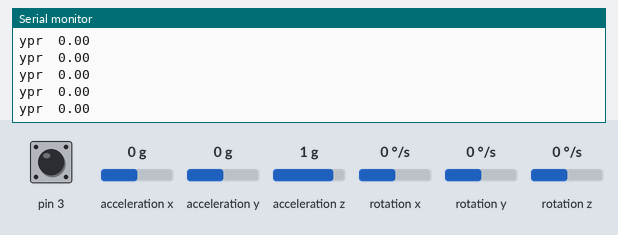
Bench run of a sketch on a simulated Arduino Leonardo, built with avr-gcc and run on an emulated ATmega32U4. Parts: the last lines printed to the serial monitor. Inputs (shaded band) come from the test bench; at power-on: rotation z 0 °/s, pin 3 HIGH, acceleration x 0 g, acceleration y 0 g, acceleration z 1 g, rotation x 0 °/s, rotation y 0 °/s. The sensor or clock chip raises its interrupt line as the real part does.

Above: at 1.7 s.
1.8 s: rotation z set to -192 °/s
At 2.6 s:
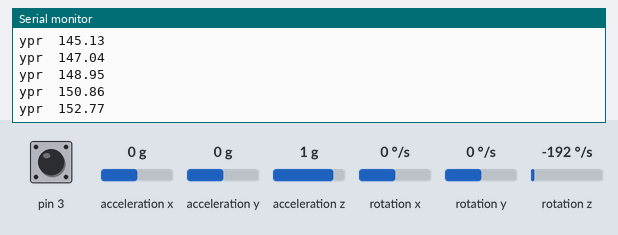
3.3 s: pin 3 pulled LOW for 0.15 s
4.9 s: acceleration x set to -1.4 g
At 5.4 s:
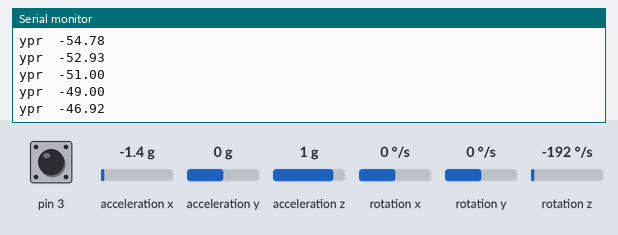
6.4 s: pin 3 pulled LOW for 1 s
8.9 s: acceleration y set to -1.4 g
At 9.4 s:
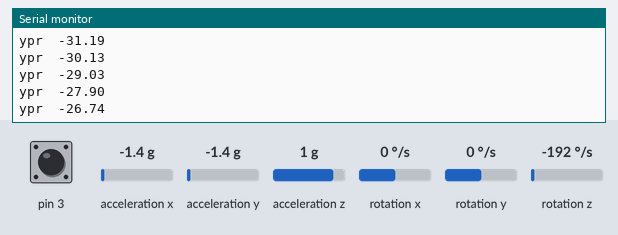
10.4 s: acceleration z set to -1.4 g
At 11.1 s:
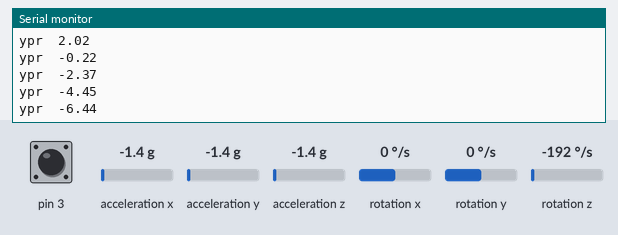
Timing chart, 0 to 12.9 s (numbered marks = the images above; inputs shaded):
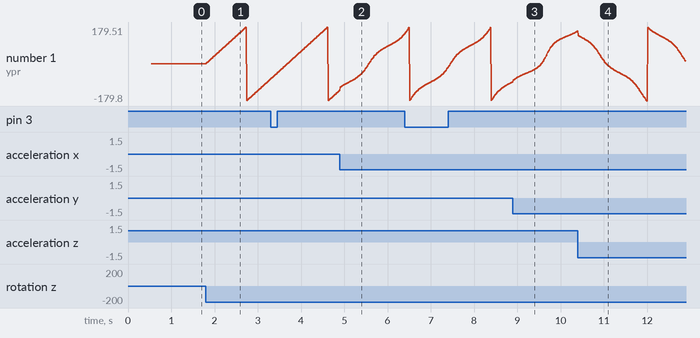

The sketch:

gyro.ino
```cpp
// I2C device class (I2Cdev) demonstration Arduino sketch for MPU6050 class using DMP (MotionApps v2.0)
// 6/21/2012 by Jeff Rowberg <jeff@rowberg.net>
// Updates should (hopefully) always be available at https://github.com/jrowberg/i2cdevlib
//
// Changelog:
//      2013-05-08 - added seamless Fastwire support
//                 - added note about gyro calibration
//      2012-06-21 - added note about Arduino 1.0.1 + Leonardo compatibility error
//      2012-06-20 - improved FIFO overflow handling and simplified read process
//      2012-06-19 - completely rearranged DMP initialization code and simplification
//      2012-06-13 - pull gyro and accel data from FIFO packet instead of reading directly
//      2012-06-09 - fix broken FIFO read sequence and change interrupt detection to RISING
//      2012-06-05 - add gravity-compensated initial reference frame acceleration output
//                 - add 3D math helper file to DMP6 example sketch
//                 - add Euler output and Yaw/Pitch/Roll output formats
//      2012-06-04 - remove accel offset clearing for better results (thanks Sungon Lee)
//      2012-06-01 - fixed gyro sensitivity to be 2000 deg/sec instead of 250
//      2012-05-30 - basic DMP initialization working

/* ============================================
I2Cdev device library code is placed under the MIT license
Copyright (c) 2012 Jeff Rowberg

Permission is hereby granted, free of charge, to any person obtaining a copy
of this software and associated documentation files (the "Software"), to deal
in the Software without restriction, including without limitation the rights
to use, copy, modify, merge, publish, distribute, sublicense, and/or sell
copies of the Software, and to permit persons to whom the Software is
furnished to do so, subject to the following conditions:

The above copyright notice and this permission notice shall be included in
all copies or substantial portions of the Software.

THE SOFTWARE IS PROVIDED "AS IS", WITHOUT WARRANTY OF ANY KIND, EXPRESS OR
IMPLIED, INCLUDING BUT NOT LIMITED TO THE WARRANTIES OF MERCHANTABILITY,
FITNESS FOR A PARTICULAR PURPOSE AND NONINFRINGEMENT. IN NO EVENT SHALL THE
AUTHORS OR COPYRIGHT HOLDERS BE LIABLE FOR ANY CLAIM, DAMAGES OR OTHER
LIABILITY, WHETHER IN AN ACTION OF CONTRACT, TORT OR OTHERWISE, ARISING FROM,
OUT OF OR IN CONNECTION WITH THE SOFTWARE OR THE USE OR OTHER DEALINGS IN
THE SOFTWARE.
===============================================
*/

// I2Cdev and MPU6050 must be installed as libraries, or else the .cpp/.h files
// for both classes must be in the include path of your project
#include <MPU6050_6Axis_MotionApps20.h>
#include <I2Cdev.h>
#include <Wire.h>

// #include "MPU6050_6Axis_MotionApps20.h"
//#include "MPU6050.h" // not necessary if using MotionApps include file

// Arduino Wire library is required if I2Cdev I2CDEV_ARDUINO_WIRE implementation
// is used in I2Cdev.h
//#if I2CDEV_IMPLEMENTATION == I2CDEV_ARDUINO_WIRE
//    #include "Wire.h"
//#endif

// class default I2C address is 0x68
// specific I2C addresses may be passed as a parameter here
// AD0 low = 0x68 (default for SparkFun breakout and InvenSense evaluation board)
// AD0 high = 0x69
MPU6050 mpu;
//MPU6050 mpu(0x69); // <-- use for AD0 high

/* =========================================================================
   NOTE: In addition to connection 3.3v, GND, SDA, and SCL, this sketch
   depends on the MPU-6050's INT pin being connected to the Arduino's
   external interrupt #0 pin. On the Arduino Uno and Mega 2560, this is
   digital I/O pin 2.
 * ========================================================================= */

/* =========================================================================
   NOTE: Arduino v1.0.1 with the Leonardo board generates a compile error
   when using Serial.write(buf, len). The Teapot output uses this method.
   The solution requires a modification to the Arduino USBAPI.h file, which
   is fortunately simple, but annoying. This will be fixed in the next IDE
   release. For more info, see these links:

   http://arduino.cc/forum/index.php/topic,109987.0.html
   http://code.google.com/p/arduino/issues/detail?id=958
 * ========================================================================= */


// uncomment "OUTPUT_READABLE_QUATERNION" if you want to see the actual
// quaternion components in a [w, x, y, z] format (not best for parsing
// on a remote host such as Processing or something though)
//#define OUTPUT_READABLE_QUATERNION

// uncomment "OUTPUT_READABLE_EULER" if you want to see Euler angles
// (in degrees) calculated from the quaternions coming from the FIFO.
// Note that Euler angles suffer from gimbal lock (for more info, see
// http://en.wikipedia.org/wiki/Gimbal_lock)
//#define OUTPUT_READABLE_EULER

// uncomment "OUTPUT_READABLE_YAWPITCHROLL" if you want to see the yaw/
// pitch/roll angles (in degrees) calculated from the quaternions coming
// from the FIFO. Note this also requires gravity vector calculations.
// Also note that yaw/pitch/roll angles suffer from gimbal lock (for
// more info, see: http://en.wikipedia.org/wiki/Gimbal_lock)
#define OUTPUT_READABLE_YAWPITCHROLL

// uncomment "OUTPUT_READABLE_REALACCEL" if you want to see acceleration
// components with gravity removed. This acceleration reference frame is
// not compensated for orientation, so +X is always +X according to the
// sensor, just without the effects of gravity. If you want acceleration
// compensated for orientation, us OUTPUT_READABLE_WORLDACCEL instead.
//#define OUTPUT_READABLE_REALACCEL

// uncomment "OUTPUT_READABLE_WORLDACCEL" if you want to see acceleration
// components with gravity removed and adjusted for the world frame of
// reference (yaw is relative to initial orientation, since no magnetometer
// is present in this case). Could be quite handy in some cases.
//#define OUTPUT_READABLE_WORLDACCEL

// uncomment "OUTPUT_TEAPOT" if you want output that matches the
// format used for the InvenSense teapot demo
//#define OUTPUT_TEAPOT


//#define LED_PIN 13 // (Arduino is 13, Teensy is 11, Teensy++ is 6)

/////////////////////////////////////////////////////////////////////////////////////////////////////////////////////////////////
// We will send this data to our PIC controller
/////////////////////////////////////////////////////////////////////////////////////////////////////////////////////////////////

bool blinkState = false;

// MPU control/status vars
bool dmpReady = false;  // set true if DMP init was successful
uint8_t mpuIntStatus;   // holds actual interrupt status byte from MPU
uint8_t devStatus;      // return status after each device operation (0 = success, !0 = error)
uint16_t packetSize;    // expected DMP packet size (default is 42 bytes)
uint16_t fifoCount;     // count of all bytes currently in FIFO
uint8_t fifoBuffer[64]; // FIFO storage buffer

// orientation/motion vars
Quaternion q;           // [w, x, y, z]         quaternion container
VectorInt16 aa;         // [x, y, z]            accel sensor measurements
VectorInt16 aaReal;     // [x, y, z]            gravity-free accel sensor measurements
VectorInt16 aaWorld;    // [x, y, z]            world-frame accel sensor measurements
VectorFloat gravity;    // [x, y, z]            gravity vector
float euler[3];         // [psi, theta, phi]    Euler angle container
float ypr[3];           // [yaw, pitch, roll]   yaw/pitch/roll container and gravity vector

// packet structure for InvenSense teapot demo
uint8_t teapotPacket[14] = { '$', 0x02, 0,0, 0,0, 0,0, 0,0, 0x00, 0x00, '\r', '\n' };


// ================================================================
// ===               INTERRUPT DETECTION ROUTINE                ===
// ================================================================

volatile bool mpuInterrupt = false;     // indicates whether MPU interrupt pin has gone high
void dmpDataReady() {
    mpuInterrupt = true;
}


// ================================================================
// ===                      INITIAL SETUP                       ===
// ================================================================

void setup() {
    // join I2C bus (I2Cdev library doesn't do this automatically)
    #if I2CDEV_IMPLEMENTATION == I2CDEV_ARDUINO_WIRE
        Wire.begin();
        TWBR = 24; // 400kHz I2C clock (200kHz if CPU is 8MHz)
    #elif I2CDEV_IMPLEMENTATION == I2CDEV_BUILTIN_FASTWIRE
        Fastwire::setup(400, true);
    #endif

    // initialize serial communication
    // (115200 chosen because it is required for Teapot Demo output, but it's
    // really up to you depending on your project)
    Serial.begin(115200);
    while (!Serial); // wait for Leonardo enumeration, others continue immediately

    // NOTE: 8MHz or slower host processors, like the Teensy @ 3.3v or Ardunio
    // Pro Mini running at 3.3v, cannot handle this baud rate reliably due to
    // the baud timing being too misaligned with processor ticks. You must use
    // 38400 or slower in these cases, or use some kind of external separate
    // crystal solution for the UART timer.

    // initialize device
    Serial.println(F("Initializing I2C devices..."));
    mpu.initialize();

    // verify connection
    Serial.println(F("Testing device connections..."));
    Serial.println(mpu.testConnection() ? F("MPU6050 connection successful") : F("MPU6050 connection failed"));

    // wait for ready
    Serial.println(F("\nSend any character to begin DMP programming and demo: "));

    // I did this/////////////////////////////////////////////////////////////////////////////////////////////////////////////////////////////
    //while (Serial.available() && Serial.read()); // empty buffer
    //while (!Serial.available());                 // wait for data
    //while (Serial.available() && Serial.read()); // empty buffer again

    // load and configure the DMP
    Serial.println(F("Initializing DMP..."));
    devStatus = mpu.dmpInitialize();

    // supply your own gyro offsets here, scaled for min sensitivity
    mpu.setXGyroOffset(220);
    mpu.setYGyroOffset(76);
    mpu.setZGyroOffset(-85);
    mpu.setZAccelOffset(1788); // 1688 factory default for my test chip

    // make sure it worked (returns 0 if so)
    if (devStatus == 0) {
        // turn on the DMP, now that it's ready
        Serial.println(F("Enabling DMP..."));
        mpu.setDMPEnabled(true);

        // enable Arduino interrupt detection
        Serial.println(F("Enabling interrupt detection (Arduino external interrupt 0)..."));
        attachInterrupt(0, dmpDataReady, RISING);
        mpuIntStatus = mpu.getIntStatus();

        // set our DMP Ready flag so the main loop() function knows it's okay to use it
        Serial.println(F("DMP ready! Waiting for first interrupt..."));
        dmpReady = true;

        // get expected DMP packet size for later comparison
        packetSize = mpu.dmpGetFIFOPacketSize();
    } else {
        // ERROR!
        // 1 = initial memory load failed
        // 2 = DMP configuration updates failed
        // (if it's going to break, usually the code will be 1)
        Serial.print(F("DMP Initialization failed (code "));
        Serial.print(devStatus);
        Serial.println(F(")"));
    }

    // configure LED for output
    //pinMode(LED_PIN, OUTPUT);
 }


// ================================================================
// ===                    MAIN PROGRAM LOOP                     ===
// ================================================================

void loop() {
    // if programming failed, don't try to do anything
    if (!dmpReady) return;

    // wait for MPU interrupt or extra packet(s) available
    while (!mpuInterrupt && fifoCount < packetSize) {
        // other program behavior stuff here
        // .
        // .
        // .
        // if you are really paranoid you can frequently test in between other
        // stuff to see if mpuInterrupt is true, and if so, "break;" from the
        // while() loop to immediately process the MPU data
        // .
        // .
        // .
    }

    // reset interrupt flag and get INT_STATUS byte
    mpuInterrupt = false;
    mpuIntStatus = mpu.getIntStatus();

    // get current FIFO count
    fifoCount = mpu.getFIFOCount();

    // check for overflow (this should never happen unless our code is too inefficient)
    if ((mpuIntStatus & 0x10) || fifoCount == 1024) {
        // reset so we can continue cleanly
        mpu.resetFIFO();
        Serial.println(F("FIFO overflow!"));

    // otherwise, check for DMP data ready interrupt (this should happen frequently)
    } else if (mpuIntStatus & 0x02) {
        // wait for correct available data length, should be a VERY short wait
        while (fifoCount < packetSize) fifoCount = mpu.getFIFOCount();

        // read a packet from FIFO
        mpu.getFIFOBytes(fifoBuffer, packetSize);

        // track FIFO count here in case there is > 1 packet available
        // (this lets us immediately read more without waiting for an interrupt)
        fifoCount -= packetSize;

        #ifdef OUTPUT_READABLE_QUATERNION
            // display quaternion values in easy matrix form: w x y z
            mpu.dmpGetQuaternion(&q, fifoBuffer);
            Serial.print("quat\t");
            Serial.print(q.w);
            Serial.print("\t");
            Serial.print(q.x);
            Serial.print("\t");
            Serial.print(q.y);
            Serial.print("\t");
            Serial.println(q.z);
        #endif

        #ifdef OUTPUT_READABLE_EULER
            // display Euler angles in degrees
            mpu.dmpGetQuaternion(&q, fifoBuffer);
            mpu.dmpGetEuler(euler, &q);
            Serial.print("euler\t");
            Serial.print(euler[0] * 180/M_PI);
            Serial.print("\t");
            Serial.print(euler[1] * 180/M_PI);
            Serial.print("\t");
            Serial.println(euler[2] * 180/M_PI);
        #endif

        #ifdef OUTPUT_READABLE_YAWPITCHROLL
            // display Euler angles in degrees
            mpu.dmpGetQuaternion(&q, fifoBuffer);
            mpu.dmpGetGravity(&gravity, &q);
            mpu.dmpGetYawPitchRoll(ypr, &q, &gravity);
            Serial.print("ypr\t");
            Serial.println(ypr[0] * 180/M_PI);

            /*Serial.print("\t");
            Serial.print(ypr[1] * 180/M_PI);
            Serial.print("\t");
            Serial.print(ypr[2] * 180/M_PI);
            Serial.print("\t");*/
//////////////////////////////////////////////////////////////////////////////////////////////////////////////////////////////////////////////////////
//////////////////////// Map these values to 8 bit resolution
/*int pitchReading = (int)(ypr[1] * 180/M_PI);
int pitchReadingMapped = map(pitchReading, -90, 90, 0, 255);
Serial.print(pitchReadingMapped);
Serial.print("\t");
for(int i = 0; i < 8; i++)
  {
    digitalWrite(PICdata[i], bitRead(pitchReadingMapped, i));
    // PICdata[i] = bitRead(pitchReadingMapped, i);
    // digitalWrite()
    Serial.print(bitRead(pitchReadingMapped, i));
    Serial.print("");
  }
Serial.print(" ");
int check = 0;
for(int i = 0; i < 8; i++)
  check += bitRead(pitchReadingMapped, i) * (1 << i);
Serial.println(check);*/
//////////////////////////////////////////////////////////////////////////////////////////////////////////////////////////////////////////////////////

        #endif

        #ifdef OUTPUT_READABLE_REALACCEL
            // display real acceleration, adjusted to remove gravity
            mpu.dmpGetQuaternion(&q, fifoBuffer);
            mpu.dmpGetAccel(&aa, fifoBuffer);
            mpu.dmpGetGravity(&gravity, &q);
            mpu.dmpGetLinearAccel(&aaReal, &aa, &gravity);
            Serial.print("areal\t");
            Serial.print(aaReal.x);
            Serial.print("\t");
            Serial.print(aaReal.y);
            Serial.print("\t");
            Serial.println(aaReal.z);
        #endif

        #ifdef OUTPUT_READABLE_WORLDACCEL
            // display initial world-frame acceleration, adjusted to remove gravity
            // and rotated based on known orientation from quaternion
            mpu.dmpGetQuaternion(&q, fifoBuffer);
            mpu.dmpGetAccel(&aa, fifoBuffer);
            mpu.dmpGetGravity(&gravity, &q);
            mpu.dmpGetLinearAccel(&aaReal, &aa, &gravity);
            mpu.dmpGetLinearAccelInWorld(&aaWorld, &aaReal, &q);
            Serial.print("aworld\t");
            Serial.print(aaWorld.x);
            Serial.print("\t");
            Serial.print(aaWorld.y);
            Serial.print("\t");
            Serial.println(aaWorld.z);
        #endif

        #ifdef OUTPUT_TEAPOT
            // display quaternion values in InvenSense Teapot demo format:
            teapotPacket[2] = fifoBuffer[0];
            teapotPacket[3] = fifoBuffer[1];
            teapotPacket[4] = fifoBuffer[4];
            teapotPacket[5] = fifoBuffer[5];
            teapotPacket[6] = fifoBuffer[8];
            teapotPacket[7] = fifoBuffer[9];
            teapotPacket[8] = fifoBuffer[12];
            teapotPacket[9] = fifoBuffer[13];
            Serial.write(teapotPacket, 14);
            teapotPacket[11]++; // packetCount, loops at 0xFF on purpose
        #endif

        // blink LED to indicate activity
        blinkState = !blinkState;
        //digitalWrite(LED_PIN, blinkState);
    }
}
```

Measured:
- after the input at 1.8 s, the serial monitor: prints a new line at once (image 1)
- plotted number 1: 0 → -73.44 after the input at 1.8 s
